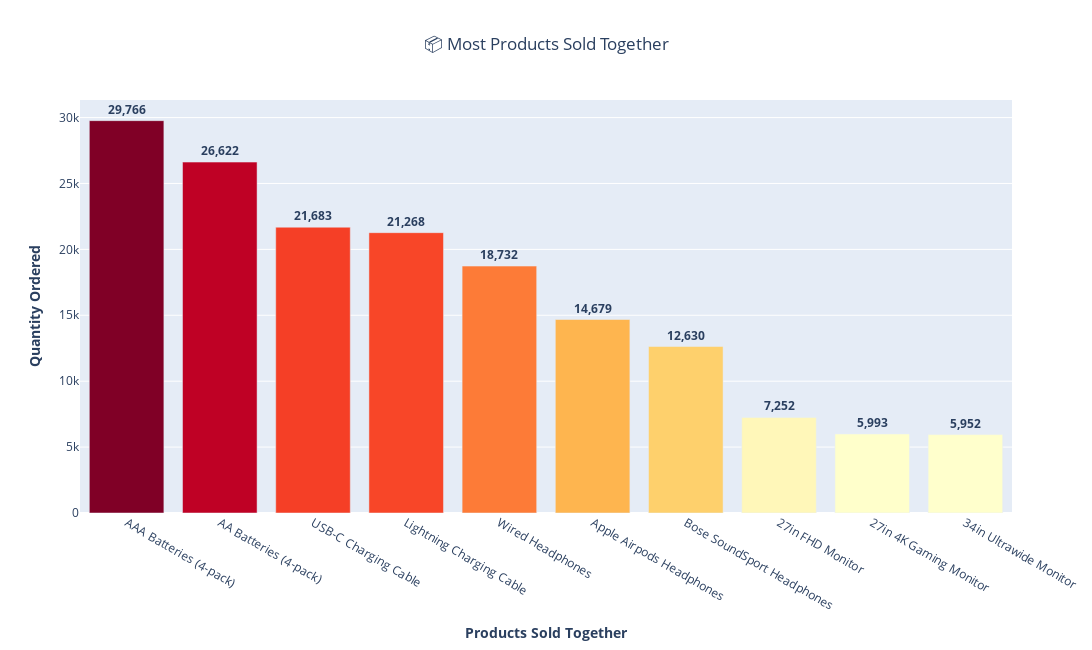

Notebook code for this chart:
### Code cell
fig = go.Figure(
    go.Bar(
        x=most_products_sold_together['Sold_together'].head(10),
        y=most_products_sold_together['Quantity Ordered'].head(10),
        text=most_products_sold_together['Quantity Ordered'].head(10),
        texttemplate='<b>%{text:,}</b>',
        textposition='outside',
        marker=dict(
            color=most_products_sold_together['Quantity Ordered'].head(10),
            colorscale='ylorrd'),
        hovertemplate=(
            '<b>%{x}</b><br>'
            'Quantity Ordered: %{y:,}'
            '<extra></extra>')))
fig.update_layout(
    width=1200,
    height=650,
    title=dict(
        text='📦 Most Products Sold Together',
        x=0.5),
    xaxis_title='<b>Products Sold Together</b>',
    yaxis_title='<b>Quantity Ordered</b>')
fig.show()

### Figure 1 — Plotly figure (JSON) as saved in the notebook; plotly's stock layout.template omitted (floating-point values rounded to 4 significant figures)
{"data": [{"hovertemplate": "<b>%{x}</b><br>Quantity Ordered: %{y:,}<extra></extra>", "marker": {"color": [29766, 26622, 21683, 21268, 18732, 14679, 12630, 7252, 5993, 5952], "colorscale": [[0, "rgb(255,255,204)"], [0.125, "rgb(255,237,160)"], [0.25, "rgb(254,217,118)"], [0.375, "rgb(254,178,76)"], [0.5, "rgb(253,141,60)"], [0.625, "rgb(252,78,42)"], [0.75, "rgb(227,26,28)"], [0.875, "rgb(189,0,38)"], [1, "rgb(128,0,38)"]]}, "text": [29770.0, 26620.0, 21680.0, 21270.0, 18730.0, 14680.0, 12630.0, 7252.0, 5993.0, 5952.0], "textposition": "outside", "texttemplate": "<b>%{text:,}</b>", "type": "bar", "x": ["AAA Batteries (4-pack)", "AA Batteries (4-pack)", "USB-C Charging Cable", "Lightning Charging Cable", "Wired Headphones", "Apple Airpods Headphones", "Bose SoundSport Headphones", "27in FHD Monitor", "27in 4K Gaming Monitor", "34in Ultrawide Monitor"], "y": [29766, 26622, 21683, 21268, 18732, 14679, 12630, 7252, 5993, 5952]}], "layout": {"height": 650, "title": {"text": "📦 Most Products Sold Together", "x": 0.5}, "width": 1200, "xaxis": {"title": {"text": "<b>Products Sold Together</b>"}}, "yaxis": {"title": {"text": "<b>Quantity Ordered</b>"}}}}
